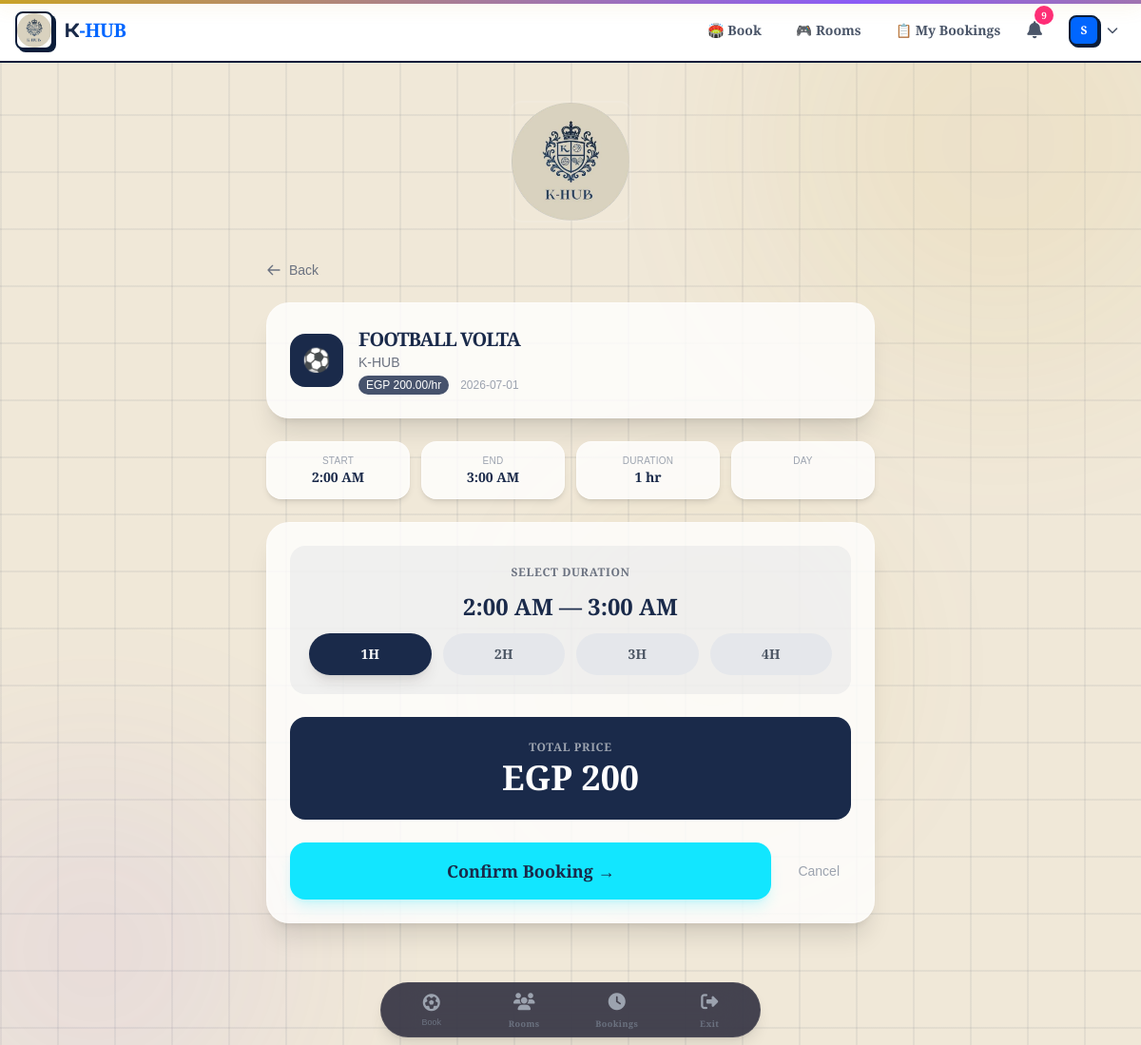
Screenshot of /booking/book/22_2026-07-01_2/ (signed in) with the database file from the repository.
### accounts/models.py (models this page shows, shortened)
class User(AbstractBaseUser, PermissionsMixin):
    ROLE_CHOICES = [
        ('PLAYER', 'Player'),
        ('VENUE_OWNER', 'Venue Owner'),
        ('ADMIN', 'Admin'),
    ]
    email = models.EmailField(unique=True, db_index=True)
    username = models.CharField(max_length=50, unique=True, null=True, blank=True)
    role = models.CharField(max_length=20, choices=ROLE_CHOICES, default='PLAYER')
    is_active = models.BooleanField(default=True)
    is_staff = models.BooleanField(default=False)
    date_joined = models.DateTimeField(default=timezone.now)
    objects = UserManager()
    USERNAME_FIELD = 'email'
    REQUIRED_FIELDS = []
    class Meta:
        indexes = [
            models.Index(fields=['email']),
            models.Index(fields=['role']),
        ]
    @property
    def is_player(self):
        return self.role == 'PLAYER'

### venues/models.py (models this page shows, shortened)
class Field(models.Model):
    venue = models.ForeignKey(Venue, on_delete=models.CASCADE, related_name='fields')
    name = models.CharField(max_length=200)
    sport_type = models.CharField(max_length=20, choices=Venue.SPORT_CHOICES)
    description = models.TextField(blank=True)
    price_per_hour = models.DecimalField(max_digits=10, decimal_places=2, validators=[MinValueValidator(0)])
    is_active = models.BooleanField(default=True)
    image = models.ImageField(upload_to='field_images/', null=True, blank=True)
    created_at = models.DateTimeField(auto_now_add=True)
    class Meta:
        indexes = [
            models.Index(fields=['venue', 'is_active']),
            models.Index(fields=['sport_type']),
        ]

class Venue(models.Model):
    SPORT_CHOICES = [
        ('FOOTBALL', 'Football'),
        ('CRICKET', 'Cricket'),
        ('BASKETBALL', 'Basketball'),
        ('TENNIS', 'Tennis'),
        ('PADEL', 'Padel'),
        ('BADMINTON', 'Badminton'),
        ('VOLLEYBALL', 'Volleyball'),
        ('MULTI', 'Multi-Sport'),
    ]
    owner = models.ForeignKey(settings.AUTH_USER_MODEL, on_delete=models.CASCADE, related_name='venues')
    name = models.CharField(max_length=200)
    address = models.TextField()
    city = models.CharField(max_length=100)
    sport_type = models.CharField(max_length=20, choices=SPORT_CHOICES)
    description = models.TextField(blank=True)
    logo = models.ImageField(upload_to='venue_logos/', null=True, blank=True)
    brand_color = models.CharField(max_length=7, default='#0066FF')
    brand_name = models.CharField(max_length=200, blank=True)
    created_at = models.DateTimeField(auto_now_add=True)

### booking/views.py (the view, shortened to what this page needs)
# urls.py: path('book/<str:slot_id>/', views.book_slot, name='book_slot'),
@player_required
def book_slot(request, slot_id):
    parts = slot_id.split('_')
    field_id = parts[0]
    date_str = parts[1]
    display_hour = int(parts[2])  # 1-24
    field = get_object_or_404(Field, id=field_id, is_active=True)
    if display_hour == 24:
        store_hour = 0
    else:
        store_hour = display_hour % 24
    if store_hour < 0 or store_hour > 23:
        messages.error(request, 'Invalid time.')
        return redirect('booking:field_detail', field_id=field.id)
    start_time_display = format_time_display(display_hour)
    end_hour = display_hour + 1
    if end_hour == 25:
        end_hour = 1
    end_time_display = format_time_display(end_hour)
    return render(request, 'booking/book_slot.html', {
        'field': field,
        'date': date_str,
        'hour': display_hour,
        'start_time_display': start_time_display,
        'end_time_display': end_time_display,
        'price': field.price_per_hour,
    })

### booking/views.py (called while the page is built)
def format_time_display(hour):
    if hour == 24 or hour == 0:
        return "12:00 AM"
    elif hour == 12:
        return "12:00 PM"
    elif hour < 12:
        return f"{hour}:00 AM"
    else:
        return f"{hour-12}:00 PM"

### notifications/context_processors.py (called while the page is built)
def unread_count(request):
    if request.user.is_authenticated:
        count = Notification.objects.filter(user=request.user, is_read=False).count()
        return {'unread_notifications_count': count}
    return {'unread_notifications_count': 0}

### booking/templates/booking/book_slot.html (shortened to what this page needs)
{% extends 'base.html' %}
{% block content %}
<div class="animate-fade-up max-w-2xl mx-auto px-4 py-6">
    <a href="{% url 'booking:field_detail' field.id %}" class="inline-flex items-center gap-2 text-sm text-gray-500 hover:text-[#1A2A4A] transition mb-6">
        <svg class="w-4 h-4" fill="none" stroke="currentColor" viewBox="0 0 24 24">
            <path stroke-linecap="round" stroke-linejoin="round" stroke-width="2" d="M10 19l-7-7m0 0l7-7m-7 7h18"/>
        </svg>
        Back
    </a>
    <div class="rounded-3xl bg-white/80 backdrop-blur-xl border border-white/40 shadow-xl p-6 mb-6">
        <div class="flex items-center gap-4">
            <div class="w-14 h-14 rounded-2xl bg-[#1A2A4A] text-white flex items-center justify-center text-2xl">
                {% if field.sport_type == 'FOOTBALL' %}⚽
                {% elif field.sport_type == 'PADEL' %}🎾
                {% elif field.sport_type == 'BASKETBALL' %}🏀
                {% else %}🏟️{% endif %}
            </div>
            <div>
                <h1 class="text-xl font-bold text-[#1A2A4A]">{{ field.name }}</h1>
                <p class="text-sm text-gray-500">{{ field.venue.name }}</p>
                <div class="flex items-center gap-3 mt-1">
                    <span class="text-xs bg-[#1A2A4A]/80 text-white px-2 py-0.5 rounded-full">EGP {{ price }}/hr</span>
                    <span class="text-xs text-gray-400">{{ date }}</span>
                </div>
            </div>
        </div>
    </div>
    <div class="grid grid-cols-2 md:grid-cols-4 gap-3 mb-6">
        <div class="rounded-2xl bg-white/80 backdrop-blur-xl border border-white/40 shadow-md p-3 text-center">
            <p class="text-[10px] text-gray-400 uppercase tracking-wide">Start</p>
            <p class="text-sm font-bold text-[#1A2A4A]" id="start-display">{{ start_time_display }}</p>
        </div>
        <div class="rounded-2xl bg-white/80 backdrop-blur-xl border border-white/40 shadow-md p-3 text-center">
            <p class="text-[10px] text-gray-400 uppercase tracking-wide">End</p>
            <p class="text-sm font-bold text-[#1A2A4A]" id="end-display">{{ end_time_display }}</p>
        </div>
        <div class="rounded-2xl bg-white/80 backdrop-blur-xl border border-white/40 shadow-md p-3 text-center">
            <p class="text-[10px] text-gray-400 uppercase tracking-wide">Duration</p>
            <p class="text-sm font-bold text-[#1A2A4A]" id="duration-display">1 hr</p>
        </div>
        <div class="rounded-2xl bg-white/80 backdrop-blur-xl border border-white/40 shadow-md p-3 text-center">
            <p class="text-[10px] text-gray-400 uppercase tracking-wide">Day</p>
        </div>
    </div>
    <div class="rounded-3xl bg-white/80 backdrop-blur-xl border border-white/40 shadow-xl p-6">
        <form method="post" id="booking-form">
            <div class="bg-[#1A2A4A]/5 rounded-2xl p-5 mb-6">
                <p class="text-xs text-gray-500 font-semibold uppercase tracking-wider text-center">Select Duration</p>
                <div class="text-center py-3">
                    <span class="text-2xl font-black text-[#1A2A4A]" id="time-range">
                        {{ start_time_display }} — {{ end_time_display }}
                    </span>
                </div>
                <div class="flex gap-3" id="duration-buttons">
                    <button type="button" data-duration="1"
                            class="duration-btn flex-1 py-3 px-2 rounded-full bg-[#1A2A4A] text-white font-bold transition-all duration-300 hover:scale-105 shadow-lg text-sm">
                        1H
                    </button>
                    <button type="button" data-duration="2"
                            class="duration-btn flex-1 py-3 px-2 rounded-full bg-gray-200 text-gray-600 font-bold transition-all duration-300 hover:scale-105 text-sm">
                        2H
                    </button>
                    <button type="button" data-duration="3"
                            class="duration-btn flex-1 py-3 px-2 rounded-full bg-gray-200 text-gray-600 font-bold transition-all duration-300 hover:scale-105 text-sm">
                        3H
                    </button>
                    <button type="button" data-duration="4"
                            class="duration-btn flex-1 py-3 px-2 rounded-full bg-gray-200 text-gray-600 font-bold transition-all duration-300 hover:scale-105 text-sm">
                        4H
                    </button>
                </div>
            </div>
            <div class="rounded-2xl bg-[#1A2A4A] p-6 text-center mb-6 transition-all duration-300" id="total-card">
                <p class="text-xs text-gray-400 font-semibold uppercase tracking-wider">Total Price</p>
                <p class="text-4xl font-black text-white mt-1 transition-all duration-300" id="total-price">
                    EGP {{ price|floatformat:"0" }}
                </p>
            </div>
            <div class="flex items-center gap-4">
                <button type="submit"
                        class="flex-1 bg-[#12E6FF] hover:bg-[#0fd0e8] text-[#1A2A4A] font-bold py-4 px-6 rounded-2xl transition duration-300 shadow-lg shadow-[#12E6FF]/20 hover:shadow-[#12E6FF]/40 text-lg">
                    Confirm Booking →
                </button>
                <a href="{% url 'booking:field_detail' field.id %}"
                   class="text-sm text-gray-400 hover:text-gray-600 transition font-medium px-3 py-2">
                    Cancel
                </a>
            </div>
        </form>
    </div>
</div>
{% endblock %}

### templates/navbar.html (shortened to what this page needs)
{% load static %}
<nav class="hidden md:block bg-white border-b-2 border-[#0B1D3A] sticky top-0 z-50">
    <div class="container mx-auto px-4 max-w-7xl">
        <div class="flex items-center justify-between h-16">
            <a href="/" class="flex items-center gap-3">
                <img src="{% static 'img/logo.png' %}" alt="K-HUB" class="w-10 h-10 rounded-lg border-2 border-[#0B1D3A] shadow-[3px_3px_0px_#0B1D3A] object-contain bg-white">
                <span class="text-xl font-black tracking-tight" style="font-family: 'Orbitron', sans-serif;">
                    K<span style="color: #0066FF;">-HUB</span>
                </span>
            </a>
            {% if user.is_authenticated %}
            <div class="flex items-center gap-1">
                {% if user.is_player %}
                    <a href="{% url 'booking:browse_fields' %}" class="px-4 py-2 text-sm font-bold text-[#4A5568] hover:text-[#0066FF] hover:bg-[#F5F0E5] rounded-lg transition">
                        🏟️ Book
                    </a>
                    <a href="{% url 'teams:room_list' %}" class="px-4 py-2 text-sm font-bold text-[#4A5568] hover:text-[#0066FF] hover:bg-[#F5F0E5] rounded-lg transition">
                        🎮 Rooms
                    </a>
                    <a href="{% url 'booking:history' %}" class="px-4 py-2 text-sm font-bold text-[#4A5568] hover:text-[#0066FF] hover:bg-[#F5F0E5] rounded-lg transition">
                        📋 My Bookings
                    </a>
                {% endif %}
                <a href="{% url 'notifications:list' %}" class="relative p-2 text-[#4A5568] hover:text-[#0066FF] transition">
                    <i class="fas fa-bell text-lg"></i>
                    <span id="notifBadge" class="absolute -top-1 -right-1 w-5 h-5 bg-[#FF2D78] rounded-full text-[10px] flex items-center justify-center font-bold text-white hidden">
                    </span>
                </a>
                <div class="relative ml-2">
                    <button onclick="document.getElementById('userDropdown').classList.toggle('hidden')" class="flex items-center gap-2 p-2 hover:bg-[#F5F0E5] rounded-lg transition">
                        <div class="w-8 h-8 rounded-lg bg-[#0066FF] flex items-center justify-center text-white font-bold text-xs border-2 border-[#0B1D3A] shadow-[2px_2px_0px_#0B1D3A]">
                            {{ user.username|first|upper }}
                        </div>
                        <i class="fas fa-chevron-down text-xs text-[#4A5568]"></i>
                    </button>
                </div>
            </div>
{% else %}
<div class="flex items-center gap-3">
    <a href="{% url 'accounts:login' %}" class="btn-outline text-xs py-2 px-4">Sign In</a>
    <a href="{% url 'accounts:register_player' %}" class="btn-chrome text-xs py-2 px-4">Get Started</a>
</div>
{% endif %}
        </div>
    </div>
</nav>

### templates/base.html (style rules this page uses)
:root { --chrome: #C9A227; --navy: #1A2A4A; --beige: #F0E8D8; --white: #F0E8D8; --pink: #C9A227; --purple: #8B5CF6; --border: #1A2A4A; --gold: #C9A227; --text-light: #F0E8D8; --text-dark: #1A2A4A; }
* { font-family: 'Cinzel', sans-serif; }
h1, h2, h3 { font-family: 'Cinzel', sans-serif; font-weight: 800; text-transform: uppercase; letter-spacing: -1px; }
body { background: var(--beige); color: var(--navy); min-height: 100vh; font-weight: 500; overflow-x: hidden; }
body::before { content: ''; position: fixed; inset: 0; background-image: linear-gradient(rgba(26,42,74,0.06) 2px, transparent 2px), linear-gradient(90deg, rgba(26,42,74,0.06) 2px, transparent 2px); background-size: 60px 60px; animation: gridMove 20s linear infinite; pointer-events: none; z-index: 0; }
body::after { content: ''; position: fixed; top: 0; left: 0; right: 0; height: 4px; background: linear-gradient(90deg, var(--chrome), var(--purple), var(--pink), var(--gold), var(--chrome)); background-size: 300% 100%; animation: chromeSlide 2s linear infinite; z-index: 100; box-shadow: 0 0 20px rgba(201,162,39,0.3); }
.animate-fade-up { animation: fadeUp 0.4s cubic-bezier(0.4, 0, 0.2, 1) forwards; }

### rows the page displays
User: username|first "S"
Field: name "FOOTBALL VOLTA", venue.name "K-HUB", price_per_hour "200.00", price_per_hour "200"

### other values shown
{{ date }} "2026-07-01"
{{ start_time_display }} "2:00 AM"
{{ end_time_display }} "3:00 AM"
